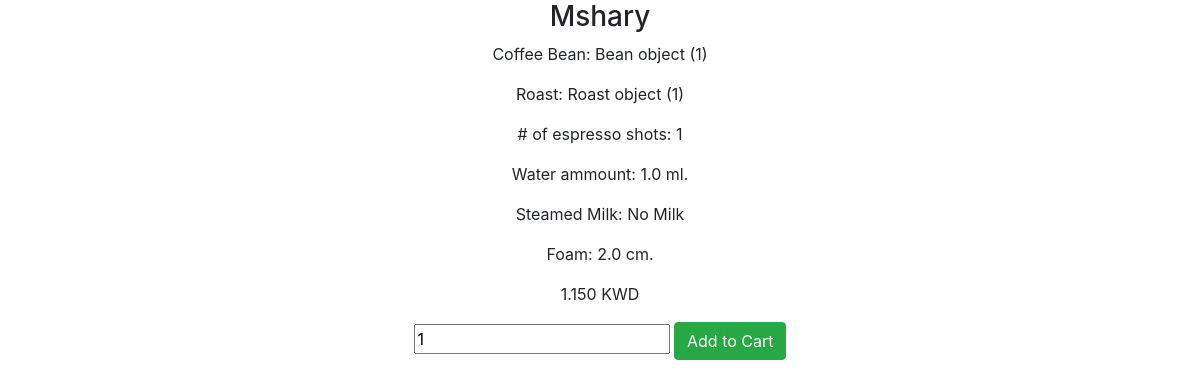
Page /coffee_detail/11/ (signed in) on the committed database.
### mycoffee/models.py (models this page shows, shortened)
class Coffee(models.Model):
	user = models.ForeignKey(User)
	name = models.CharField(max_length=120)
	espresso_shots = models.PositiveIntegerField(default=1)
	bean = models.ForeignKey(Bean)
	roast = models.ForeignKey(Roast)
	syrups = models.ManyToManyField(Syrup, blank=True)
	powders = models.ManyToManyField(Powder, blank=True)
	water = models.FloatField()
	steamed_milk = models.BooleanField(default=False)
	foam = models.FloatField()
	extra_instructions = models.TextField(null=True, blank=True)
	price = models.DecimalField(max_digits=6, decimal_places=3, null=True)

class Bean(models.Model):
	name = models.CharField(max_length=200)
	price = models.DecimalField(max_digits=5, decimal_places=3)

class Roast(models.Model):
	name = models.CharField(max_length=200)
	price = models.DecimalField(max_digits=5, decimal_places=3)

### mycoffee/views.py (the view)
# urls.py: url(r'^coffee_detail/(?P<coffee_id>[0-9]+)/$', views.coffee_detail, name="coffee_detail"),
def coffee_detail(request, coffee_id):
	if not request.user.is_authenticated():
		return redirect("mycoffee:login")
	coffee = Coffee.objects.get(id=coffee_id)
	if not (request.user == coffee.user or request.user.is_superuser or request.user.is_staff):
		raise Http404
	return render(request, 'coffee_detail.html', {'coffee': coffee})

### mycoffee/templates/coffee_detail.html (shortened to what this page needs)
{% extends "base.html" %}
{% block content %}
<div class="row">
<div class="col-sm-12">
    <div class="thumbnail text-center">
        <div class="caption">
            <h3>{{coffee.name}}</h3>
            <p>Coffee Bean: {{coffee.bean}}</p>
            <p>Roast: {{coffee.roast}}</p>
            <p># of espresso shots: {{coffee.espresso_shots}}</p>
            <p>Water ammount: {{coffee.water}} ml.</p>
            <p>Steamed Milk: {% if coffee.steamed_milk %}Added {% else %}No Milk {% endif %}</p>
            <p>Foam: {{coffee.foam}} cm.</p>
            <p>{{coffee.price}} KWD</p>
            <p>
                <form action="{% url 'cart:mycart' %}" method="GET">
                  <input type="number" class="item-qty" name="qty" value="1"/>
                  <input type="submit" class="btn btn-success" value="Add to Cart"/>
                </form>
            </p>
        </div>
    </div>
</div>
</div>
{% endblock content %}

### rows in the picture
Coffee: name "Mshary", bean "Bean object (1)", roast "Roast object (1)", espresso_shots "1", water "1.0", foam "2.0", price "1.150"
